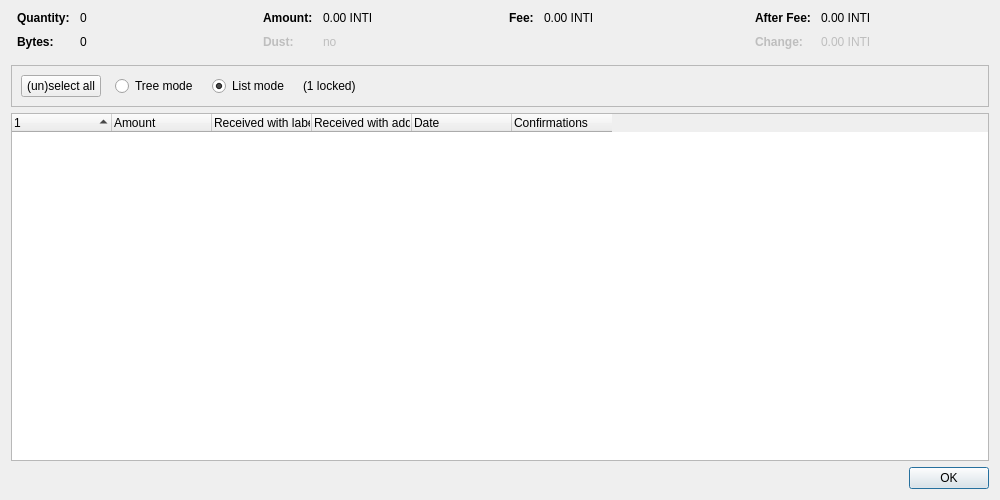
<?xml version="1.0" encoding="UTF-8"?>
<ui version="4.0">
 <class>CoinControlDialog</class>
 <widget class="QDialog" name="CoinControlDialog">
  <property name="geometry">
   <rect>
    <x>0</x>
    <y>0</y>
    <width>1000</width>
    <height>500</height>
   </rect>
  </property>
  <property name="windowTitle">
   <string>Coin Selection</string>
  </property>
  <layout class="QVBoxLayout" name="verticalLayout">
   <item>
    <layout class="QHBoxLayout" name="horizontalLayoutTop" stretch="0,0,0,0">
     <property name="topMargin">
      <number>0</number>
     </property>
     <property name="bottomMargin">
      <number>10</number>
     </property>
     <item>
      <layout class="QFormLayout" name="formLayoutCoinControl1">
       <property name="horizontalSpacing">
        <number>10</number>
       </property>
       <property name="verticalSpacing">
        <number>10</number>
       </property>
       <property name="leftMargin">
        <number>6</number>
       </property>
       <property name="rightMargin">
        <number>6</number>
       </property>
       <item row="0" column="0">
        <widget class="QLabel" name="labelCoinControlQuantityText">
         <property name="font">
          <font>
           <weight>75</weight>
           <bold>true</bold>
          </font>
         </property>
         <property name="text">
          <string>Quantity:</string>
         </property>
        </widget>
       </item>
       <item row="0" column="1">
        <widget class="QLabel" name="labelCoinControlQuantity">
         <property name="cursor">
          <cursorShape>IBeamCursor</cursorShape>
         </property>
         <property name="contextMenuPolicy">
          <enum>Qt::ActionsContextMenu</enum>
         </property>
         <property name="text">
          <string notr="true">0</string>
         </property>
         <property name="textInteractionFlags">
          <set>Qt::LinksAccessibleByMouse|Qt::TextSelectableByMouse</set>
         </property>
        </widget>
       </item>
       <item row="1" column="0">
        <widget class="QLabel" name="labelCoinControlBytesText">
         <property name="font">
          <font>
           <weight>75</weight>
           <bold>true</bold>
          </font>
         </property>
         <property name="text">
          <string>Bytes:</string>
         </property>
        </widget>
       </item>
       <item row="1" column="1">
        <widget class="QLabel" name="labelCoinControlBytes">
         <property name="cursor">
          <cursorShape>IBeamCursor</cursorShape>
         </property>
         <property name="contextMenuPolicy">
          <enum>Qt::ActionsContextMenu</enum>
         </property>
         <property name="text">
          <string notr="true">0</string>
         </property>
         <property name="textInteractionFlags">
          <set>Qt::LinksAccessibleByMouse|Qt::TextSelectableByMouse</set>
         </property>
        </widget>
       </item>
      </layout>
     </item>
     <item>
      <layout class="QFormLayout" name="formLayoutCoinControl2">
       <property name="horizontalSpacing">
        <number>10</number>
       </property>
       <property name="verticalSpacing">
        <number>10</number>
       </property>
       <property name="leftMargin">
        <number>6</number>
       </property>
       <property name="rightMargin">
        <number>6</number>
       </property>
       <item row="0" column="0">
        <widget class="QLabel" name="labelCoinControlAmountText">
         <property name="font">
          <font>
           <weight>75</weight>
           <bold>true</bold>
          </font>
         </property>
         <property name="text">
          <string>Amount:</string>
         </property>
        </widget>
       </item>
       <item row="0" column="1">
        <widget class="QLabel" name="labelCoinControlAmount">
         <property name="cursor">
          <cursorShape>IBeamCursor</cursorShape>
         </property>
         <property name="contextMenuPolicy">
          <enum>Qt::ActionsContextMenu</enum>
         </property>
         <property name="text">
          <string notr="true">0.00 INTI</string>
         </property>
         <property name="textInteractionFlags">
          <set>Qt::LinksAccessibleByMouse|Qt::TextSelectableByMouse</set>
         </property>
        </widget>
       </item>
       <item row="1" column="0">
        <widget class="QLabel" name="labelCoinControlLowOutputText">
         <property name="enabled">
          <bool>false</bool>
         </property>
         <property name="font">
          <font>
           <weight>75</weight>
           <bold>true</bold>
          </font>
         </property>
         <property name="text">
          <string>Dust:</string>
         </property>
        </widget>
       </item>
       <item row="1" column="1">
        <widget class="QLabel" name="labelCoinControlLowOutput">
         <property name="enabled">
          <bool>false</bool>
         </property>
         <property name="cursor">
          <cursorShape>IBeamCursor</cursorShape>
         </property>
         <property name="contextMenuPolicy">
          <enum>Qt::ActionsContextMenu</enum>
         </property>
         <property name="text">
          <string notr="true">no</string>
         </property>
         <property name="textInteractionFlags">
          <set>Qt::LinksAccessibleByMouse|Qt::TextSelectableByMouse</set>
         </property>
        </widget>
       </item>
      </layout>
     </item>
     <item>
      <layout class="QFormLayout" name="formLayoutCoinControl3">
       <property name="horizontalSpacing">
        <number>10</number>
       </property>
       <property name="verticalSpacing">
        <number>10</number>
       </property>
       <property name="leftMargin">
        <number>6</number>
       </property>
       <property name="rightMargin">
        <number>6</number>
       </property>
       <item row="0" column="0">
        <widget class="QLabel" name="labelCoinControlFeeText">
         <property name="font">
          <font>
           <weight>75</weight>
           <bold>true</bold>
          </font>
         </property>
         <property name="text">
          <string>Fee:</string>
         </property>
        </widget>
       </item>
       <item row="0" column="1">
        <widget class="QLabel" name="labelCoinControlFee">
         <property name="cursor">
          <cursorShape>IBeamCursor</cursorShape>
         </property>
         <property name="contextMenuPolicy">
          <enum>Qt::ActionsContextMenu</enum>
         </property>
         <property name="text">
          <string notr="true">0.00 INTI</string>
         </property>
         <property name="textInteractionFlags">
          <set>Qt::LinksAccessibleByMouse|Qt::TextSelectableByMouse</set>
         </property>
        </widget>
       </item>
      </layout>
     </item>
     <item>
      <layout class="QFormLayout" name="formLayoutCoinControl4">
       <property name="horizontalSpacing">
        <number>10</number>
       </property>
       <property name="verticalSpacing">
        <number>10</number>
       </property>
       <property name="leftMargin">
        <number>6</number>
       </property>
       <property name="rightMargin">
        <number>6</number>
       </property>
       <item row="0" column="0">
        <widget class="QLabel" name="labelCoinControlAfterFeeText">
         <property name="font">
          <font>
           <weight>75</weight>
           <bold>true</bold>
          </font>
         </property>
         <property name="text">
          <string>After Fee:</string>
         </property>
        </widget>
       </item>
       <item row="0" column="1">
        <widget class="QLabel" name="labelCoinControlAfterFee">
         <property name="cursor">
          <cursorShape>IBeamCursor</cursorShape>
         </property>
         <property name="contextMenuPolicy">
          <enum>Qt::ActionsContextMenu</enum>
         </property>
         <property name="text">
          <string notr="true">0.00 INTI</string>
         </property>
         <property name="textInteractionFlags">
          <set>Qt::LinksAccessibleByMouse|Qt::TextSelectableByMouse</set>
         </property>
        </widget>
       </item>
       <item row="1" column="0">
        <widget class="QLabel" name="labelCoinControlChangeText">
         <property name="enabled">
          <bool>false</bool>
         </property>
         <property name="font">
          <font>
           <weight>75</weight>
           <bold>true</bold>
          </font>
         </property>
         <property name="text">
          <string>Change:</string>
         </property>
        </widget>
       </item>
       <item row="1" column="1">
        <widget class="QLabel" name="labelCoinControlChange">
         <property name="enabled">
          <bool>false</bool>
         </property>
         <property name="cursor">
          <cursorShape>IBeamCursor</cursorShape>
         </property>
         <property name="contextMenuPolicy">
          <enum>Qt::ActionsContextMenu</enum>
         </property>
         <property name="text">
          <string notr="true">0.00 INTI</string>
         </property>
         <property name="textInteractionFlags">
          <set>Qt::LinksAccessibleByMouse|Qt::TextSelectableByMouse</set>
         </property>
        </widget>
       </item>
      </layout>
     </item>
    </layout>
   </item>
   <item>
    <widget class="QFrame" name="frame">
     <property name="minimumSize">
      <size>
       <width>0</width>
       <height>40</height>
      </size>
     </property>
     <property name="frameShape">
      <enum>QFrame::StyledPanel</enum>
     </property>
     <property name="frameShadow">
      <enum>QFrame::Sunken</enum>
     </property>
     <layout class="QHBoxLayout" name="horizontalLayout">
      <item>
       <layout class="QHBoxLayout" name="horizontalLayoutPanel" stretch="0,0,0,0,0">
        <property name="spacing">
         <number>14</number>
        </property>
        <item>
         <widget class="QPushButton" name="pushButtonSelectAll">
          <property name="sizePolicy">
           <sizepolicy hsizetype="Maximum" vsizetype="Fixed">
            <horstretch>0</horstretch>
            <verstretch>0</verstretch>
           </sizepolicy>
          </property>
          <property name="text">
           <string>(un)select all</string>
          </property>
          <property name="autoDefault">
           <bool>false</bool>
          </property>
         </widget>
        </item>
        <item>
         <widget class="QRadioButton" name="radioTreeMode">
          <property name="sizePolicy">
           <sizepolicy hsizetype="Maximum" vsizetype="Fixed">
            <horstretch>0</horstretch>
            <verstretch>0</verstretch>
           </sizepolicy>
          </property>
          <property name="text">
           <string>Tree mode</string>
          </property>
         </widget>
        </item>
        <item>
         <widget class="QRadioButton" name="radioListMode">
          <property name="sizePolicy">
           <sizepolicy hsizetype="Maximum" vsizetype="Fixed">
            <horstretch>0</horstretch>
            <verstretch>0</verstretch>
           </sizepolicy>
          </property>
          <property name="text">
           <string>List mode</string>
          </property>
          <property name="checked">
           <bool>true</bool>
          </property>
         </widget>
        </item>
        <item>
         <widget class="QLabel" name="labelLocked">
          <property name="text">
           <string notr="true">(1 locked)</string>
          </property>
         </widget>
        </item>
        <item>
         <spacer name="horizontalSpacer">
          <property name="orientation">
           <enum>Qt::Horizontal</enum>
          </property>
          <property name="sizeHint" stdset="0">
           <size>
            <width>40</width>
            <height>20</height>
           </size>
          </property>
         </spacer>
        </item>
       </layout>
      </item>
     </layout>
    </widget>
   </item>
   <item>
    <widget class="CoinControlTreeWidget" name="treeWidget">
     <property name="contextMenuPolicy">
      <enum>Qt::CustomContextMenu</enum>
     </property>
     <property name="sortingEnabled">
      <bool>false</bool>
     </property>
     <property name="columnCount">
      <number>6</number>
     </property>
     <attribute name="headerShowSortIndicator" stdset="0">
      <bool>true</bool>
     </attribute>
     <attribute name="headerStretchLastSection">
      <bool>false</bool>
     </attribute>
     <column>
      <property name="text">
       <string/>
      </property>
     </column>
     <column>
      <property name="text">
       <string>Amount</string>
      </property>
     </column>
     <column>
      <property name="text">
       <string>Received with label</string>
      </property>
     </column>
     <column>
      <property name="text">
       <string>Received with address</string>
      </property>
     </column>
     <column>
      <property name="text">
       <string>Date</string>
      </property>
     </column>
     <column>
      <property name="text">
       <string>Confirmations</string>
      </property>
      <property name="toolTip">
       <string>Confirmed</string>
      </property>
     </column>
     <column>
      <property name="text">
       <string/>
      </property>
     </column>
     <column>
      <property name="text">
       <string/>
      </property>
     </column>
     <column>
      <property name="text">
       <string/>
      </property>
     </column>
     <column>
      <property name="text">
       <string/>
      </property>
     </column>
    </widget>
   </item>
   <item>
    <widget class="QDialogButtonBox" name="buttonBox">
     <property name="orientation">
      <enum>Qt::Horizontal</enum>
     </property>
     <property name="standardButtons">
      <set>QDialogButtonBox::Ok</set>
     </property>
    </widget>
   </item>
  </layout>
 </widget>
 <customwidgets>
  <customwidget>
   <class>CoinControlTreeWidget</class>
   <extends>QTreeWidget</extends>
   <header>qt/coincontroltreewidget.h</header>
  </customwidget>
 </customwidgets>
 <resources/>
 <connections/>
</ui>
